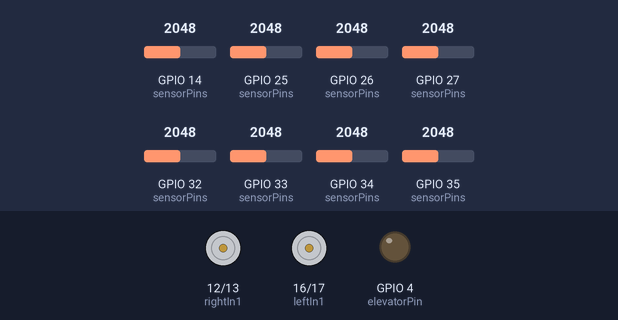
The sketch below on a simulated ESP32. Parts: motor-driver pin pairs drawn as motors (green arrow = first pin HIGH = forward, orange = second pin HIGH = backward, longer = more drive, scaled by the enable pin), output pins drawn as LEDs (lit = HIGH). Inputs (shaded band) come from the test bench; at power-on: GPIO 14 (sensorPins) = 2048, GPIO 25 (sensorPins) = 2048, GPIO 32 (sensorPins) = 2048, GPIO 26 (sensorPins) = 2048, GPIO 27 (sensorPins) = 2048, GPIO 33 (sensorPins) = 2048, GPIO 34 (sensorPins) = 2048, GPIO 35 (sensorPins) = 2048. What the sketch prints to the serial monitor is not drawn.

Above: at 19.7 s.
19.8 s: GPIO 14 (sensorPins) set to 850
21.3 s: GPIO 14 (sensorPins) set to 755
22.8 s: GPIO 25 (sensorPins) set to 525
24.3 s: GPIO 25 (sensorPins) set to 433
At 24.7 s:
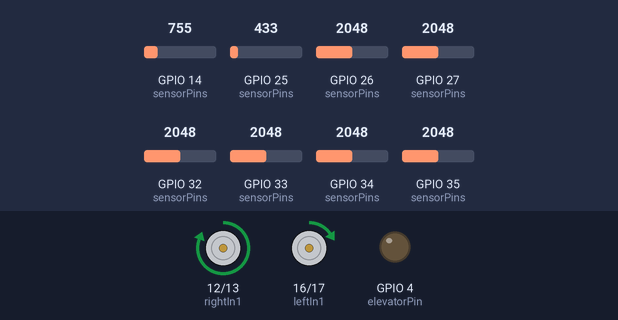
25.8 s: GPIO 32 (sensorPins) set to 360
At 27.0 s:
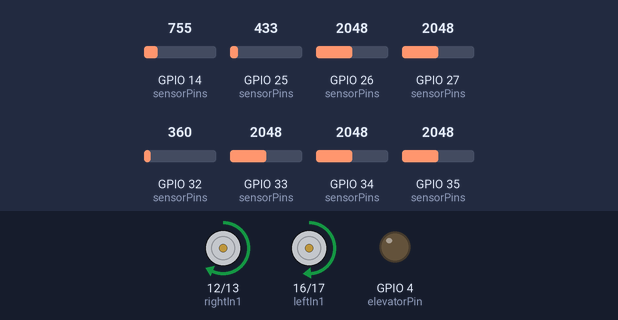
27.3 s: GPIO 26 (sensorPins) set to 360
At 28.0 s:
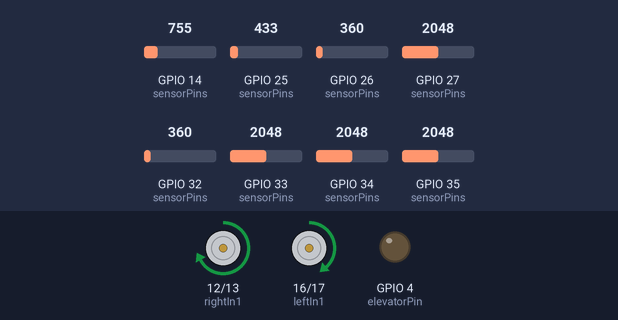
Timing chart, 0 to 29.8 s (numbered marks = the images above; inputs shaded):
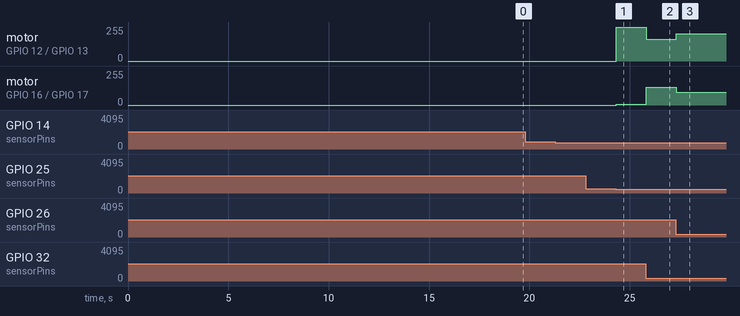

The sketch:

navigation.ino
```cpp
/*
ESP32 Robot Navigation with Dijkstra Path Planning & Elevator Activation

This sketch demonstrates:
• Storing a map as an adjacency matrix (with estimated distances)
• Using Dijkstra’s algorithm to compute the best path from HOME to a TAG node
• Following a line segment using QTR sensors
• At intersections (nodes on the route) activating a “scissor elevator” for demonstration

Modify the graph distances, sensor/motor pins, PWM values, movement routines,
and elevator logic to match your robot’s hardware and environment.
*/

#include <Arduino.h>
#include <QTRSensors.h>

//────────────────────────────
// 1. SENSOR SETUP (Line Following)
//
const uint8_t sensorPins[8] = {34, 35, 32, 33, 25, 26, 27, 14};
QTRSensors qtr;
const uint8_t numSensors = 8;
uint16_t sensorValues[numSensors];
const uint16_t lineThreshold = 3500; // Adjust based on calibration

//────────────────────────────
// 2. MOTOR SETUP
//
const int rightIn1 = 12;
const int rightIn2 = 13;
const int rightPWM = 15; // PWM pin for right motor

const int leftIn1 = 16;
const int leftIn2 = 17;
const int leftPWM = 18; // PWM pin for left motor

// LEDC (PWM) settings for ESP32
const int pwmFreq = 5000;
const int pwmResolution = 8; // 8-bit (0-255)
const int rightChannel = 0;
const int leftChannel = 1;
const int baseSpeed = 150; // Adjust (0-255)
const int maxSpeed = 255;

//────────────────────────────
// 3. MAP & DIJKSTRA PATH PLANNING
//
#define NUM_NODES 5
#define INF 1000000 // large value for no connection

enum Node {
  HOME = 0,
  TAG1,
  TAG2,
  TAG3,
  TAG4
};

// Adjacency matrix for nodes
int graph[NUM_NODES][NUM_NODES] = {
  // HOME, TAG1, TAG2, TAG3, TAG4
  /* HOME */ { 0,   120, 50,  INF, 45 },
  /* TAG1 */ { 120, 0,   70,  60,  INF },
  /* TAG2 */ { 50,  70,  0,   80,  100 },
  /* TAG3 */ { INF, 60,  80,  0,   90 },
  /* TAG4 */ { 45,  INF, 100, 90,  0 }
};

int distanceFromStart[NUM_NODES];
int previous[NUM_NODES];
bool visited[NUM_NODES];

// Dijkstra's algorithm using an adjacency matrix.
void dijkstra(int start) {
  for (int i = 0; i < NUM_NODES; i++) {
    distanceFromStart[i] = INF;
    visited[i] = false;
    previous[i] = -1;
  }
  distanceFromStart[start] = 0;

  for (int i = 0; i < NUM_NODES; i++) {
    int minDist = INF, u = -1;
    for (int j = 0; j < NUM_NODES; j++) {
      if (!visited[j] && distanceFromStart[j] < minDist) {
        minDist = distanceFromStart[j];
        u = j;
      }
    }
    if (u == -1) break;
    visited[u] = true;

    for (int v = 0; v < NUM_NODES; v++) {
      if (!visited[v] && graph[u][v] < INF) {
        int alt = distanceFromStart[u] + graph[u][v];
        if (alt < distanceFromStart[v]) {
          distanceFromStart[v] = alt;
          previous[v] = u;
        }
      }
    }
  }
}

// Reconstruct path (in reverse) from start to destination.
void getPath(int start, int destination, int path[], int &pathLength) {
  pathLength = 0;
  int current = destination;
  while (current != -1) {
    path[pathLength++] = current;
    if (current == start) break;
    current = previous[current];
  }
  // Reverse the path array
  for (int i = 0; i < pathLength/2; i++) {
    int temp = path[i];
    path[i] = path[pathLength - 1 - i];
    path[pathLength - 1 - i] = temp;
  }
}

void printPath(int path[], int length) {
  for (int i = 0; i < length; i++) {
    String name;
    switch (path[i]) {
      case HOME: name = "HOME"; break;
      case TAG1: name = "TAG1"; break;
      case TAG2: name = "TAG2"; break;
      case TAG3: name = "TAG3"; break;
      case TAG4: name = "TAG4"; break;
      default: name = "Unknown";
    }
    Serial.print(name);
    if (i < length - 1) Serial.print(" -> ");
  }
  Serial.println();
}

//────────────────────────────
// 4. MOVEMENT FUNCTIONS
//
void setMotorSpeed(int in1, int in2, int pwmPin, int speed, int ledcChannel) {
  if (speed > 0) {
    digitalWrite(in1, HIGH);
    digitalWrite(in2, LOW);
  } else {
    digitalWrite(in1, LOW);
    digitalWrite(in2, LOW);
  }
  ledcWrite(ledcChannel, speed);
}

void lineFollowSegment() {
  // Read sensor array and update sensorValues
  uint16_t position = qtr.readLineWhite(sensorValues);
  int error = (int)position - lineThreshold;
  float Kp = 0.1; // Proportional gain; adjust as needed
  int correction = (int)(Kp * error);

  int leftSpeed = baseSpeed + correction;
  int rightSpeed = baseSpeed - correction;
  leftSpeed = constrain(leftSpeed, 0, maxSpeed);
  rightSpeed = constrain(rightSpeed, 0, maxSpeed);

  setMotorSpeed(leftIn1, leftIn2, leftPWM, leftSpeed, leftChannel);
  setMotorSpeed(rightIn1, rightIn2, rightPWM, rightSpeed, rightChannel);
}

// A simple routine to execute a 90° turn.
// direction: 1 for right, -1 for left.
void executeTurn(int direction) {
  // Stop before turn.
  setMotorSpeed(leftIn1, leftIn2, leftPWM, 0, leftChannel);
  setMotorSpeed(rightIn1, rightIn2, rightPWM, 0, rightChannel);
  delay(150);

  int turnSpeed = baseSpeed;
  int turnDuration = 400; // milliseconds (adjust as needed)

  if(direction == 1) { // right turn: right motor backward, left motor forward
    digitalWrite(rightIn1, LOW);
    digitalWrite(rightIn2, HIGH);
    digitalWrite(leftIn1, HIGH);
    digitalWrite(leftIn2, LOW);
  } else if(direction == -1) { // left turn: right motor forward, left motor backward
    digitalWrite(rightIn1, HIGH);
    digitalWrite(rightIn2, LOW);
    digitalWrite(leftIn1, LOW);
    digitalWrite(leftIn2, HIGH);
  }

  ledcWrite(leftChannel, turnSpeed);
  ledcWrite(rightChannel, turnSpeed);
  delay(turnDuration);

  setMotorSpeed(leftIn1, leftIn2, leftPWM, 0, leftChannel);
  setMotorSpeed(rightIn1, rightIn2, rightPWM, 0, rightChannel);
  delay(150);
}

//────────────────────────────
// 5. ELEVATOR FUNCTION
//
// This function simulates elevating a scissor mechanism.
// Adjust the pin and timing as per your actual hardware.
const int elevatorPin = 4; // Example pin for the elevator actuator

void activateElevator() {
  Serial.println("Elevator activated!");
  digitalWrite(elevatorPin, HIGH);  // Activate elevator (e.g., turn on motor)
  delay(2000);                      // Keep elevator activated for 2 seconds
  digitalWrite(elevatorPin, LOW);   // Deactivate elevator
}

//────────────────────────────
// 6. INTERSECTION DETECTION
//
// A simple routine to detect an intersection from sensor readings.
// In this example, if most sensors are above the threshold, we assume it’s an intersection.
bool intersectionDetected() {
  int count = 0;
  for (int i = 0; i < numSensors; i++) {
    if(sensorValues[i] > lineThreshold) count++;
  }
  // If almost all sensors detect the line (e.g., 6 or more of 8), assume an intersection.
  return (count >= 6);
}

//────────────────────────────
// 7. SETUP & MAIN PROGRAM
//
int route[NUM_NODES];    // Stores the computed path (nodes)
int routeLength = 0;     // Length of the path
int currentRouteIndex = 0; // Current node in the route we're moving toward

void setup() {
  Serial.begin(115200);
  while(!Serial);
  Serial.println("Starting ESP32 Robot Navigation Demo...");

  // Initialize motor control pins.
  pinMode(rightIn1, OUTPUT);
  pinMode(rightIn2, OUTPUT);
  pinMode(leftIn1, OUTPUT);
  pinMode(leftIn2, OUTPUT);

  // Setup LEDC PWM channels.
  ledcSetup(rightChannel, pwmFreq, pwmResolution);
  ledcAttachPin(rightPWM, rightChannel);

  ledcSetup(leftChannel, pwmFreq, pwmResolution);
  ledcAttachPin(leftPWM, leftChannel);

  // Initialize QTR sensor array.
  qtr.setTypeAnalog();
  qtr.setSensorPins(sensorPins, numSensors);
  delay(500);

  Serial.println("Calibrating sensors...");
  for (int i = 0; i < 400; i++) {
    qtr.calibrate();
    delay(20);
  }
  Serial.println("Calibration complete.");

  // Set up elevator actuator pin.
  pinMode(elevatorPin, OUTPUT);
  digitalWrite(elevatorPin, LOW);

  //────────────────────────────
  // Compute the optimal route using Dijkstra's algorithm.
  int destination = TAG4; // Change as needed (e.g., TAG1, TAG2, etc.)
  dijkstra(HOME);
  getPath(HOME, destination, route, routeLength);
  Serial.print("Optimal path from HOME to destination: ");
  printPath(route, routeLength);

  // Set our current route index (start at HOME).
  currentRouteIndex = 0;
}

void loop() {
  // Continually follow the line.
  lineFollowSegment();

  // Read sensor values continuously (they are updated in lineFollowSegment)

  // Check for an intersection (e.g., at a designated waypoint).
  if(intersectionDetected()) {
    Serial.println("Intersection detected!");
    // Advance to the next node on the planned route if available.
    if (currentRouteIndex < routeLength - 1) {
      currentRouteIndex++;
      // If the new node is not HOME (i.e., it’s a TAG node), activate the elevator.
      if(route[currentRouteIndex] != HOME) {
        Serial.print("Reached node ");
        switch (route[currentRouteIndex]) {
          case TAG1: Serial.println("TAG1"); break;
          case TAG2: Serial.println("TAG2"); break;
          case TAG3: Serial.println("TAG3"); break;
          case TAG4: Serial.println("TAG4"); break;
          default: Serial.println("Unknown");
        }
        // For demo: elevate at this designated tag.
        activateElevator();
      }
      // Execute a turn (for demonstration, assume a right turn; in practice, you would choose direction based on the path).
      executeTurn(1);
    }
    // Small delay to avoid multiple detections of the same intersection.
    delay(1000);
  }

  delay(50); // Loop delay for stability.
}
```

Measured:
- the behaviour switches between 487 and 486 on GPIO 25 (sensorPins) (found by bisection; images 0 and 1)
- after the input at 19.8 s, every drawn part: stays the same
- after the input at 22.8 s, every drawn part: stays the same
- after the input at 24.3 s, motor on GPIO 12 (rightIn1) / GPIO 13 (rightIn2): stopped → forward 255/255 at once; motor on GPIO 16 (leftIn1) / GPIO 17 (leftIn2): stopped → forward 7/255 at once
- after the input at 25.8 s, motor on GPIO 12 (rightIn1) / GPIO 13 (rightIn2): forward 255/255 → forward 164/255 at once; motor on GPIO 16 (leftIn1) / GPIO 17 (leftIn2): forward 7/255 → forward 134/255 at once
- after the input at 27.3 s, motor on GPIO 12 (rightIn1) / GPIO 13 (rightIn2): forward 164/255 → forward 205/255 at once; motor on GPIO 16 (leftIn1) / GPIO 17 (leftIn2): forward 134/255 → forward 94/255 at once
